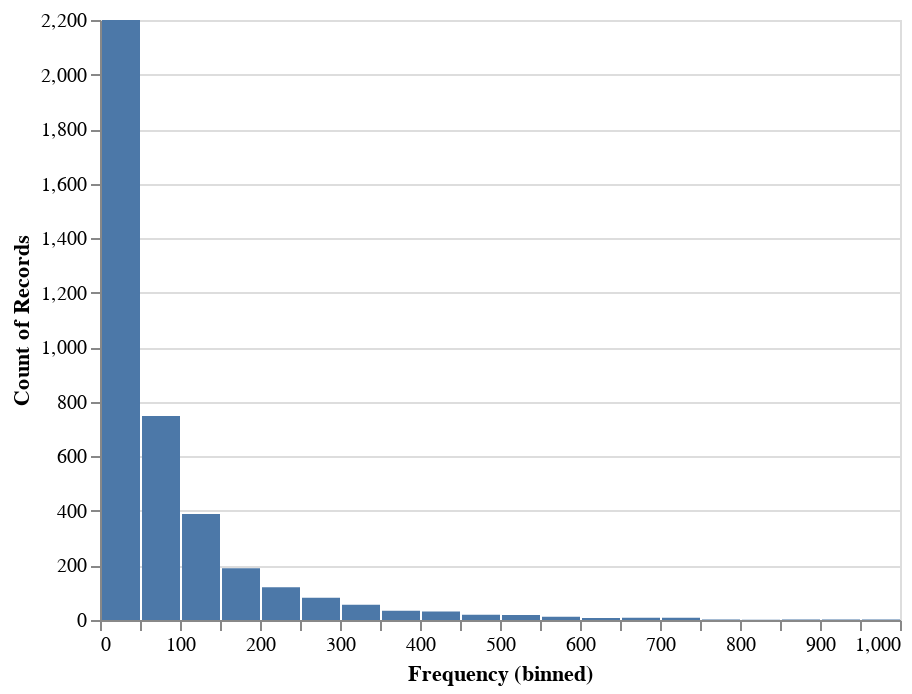

The notebook cell saved with this chart:
### Code cell
alt.Chart(tx_user.query('Frequency <= 1000')).mark_bar().encode(
    x=alt.X('Frequency',bin=alt.Bin(maxbins=20)),
    y='count(*):Q',
)

### Figure 1 — Vega-Lite specification as saved in the notebook (floating-point values rounded to 4 significant figures; data arrays with more than 128 entries replaced by an {"elided": "..."} marker saying what was removed)
{"config": {"view": {"continuousWidth": 400, "continuousHeight": 300}}, "data": {"name": "data-0f227d6c4b181f490287d6f8763a6c71"}, "mark": "bar", "encoding": {"x": {"type": "quantitative", "bin": {"maxbins": 20}, "field": "Frequency"}, "y": {"type": "quantitative", "aggregate": "count", "field": "*"}}, "$schema": "https://vega.github.io/schema/vega-lite/v4.8.1.json", "datasets": {"data-0f227d6c4b181f490287d6f8763a6c71": {"elided": "3931 records"}}}
